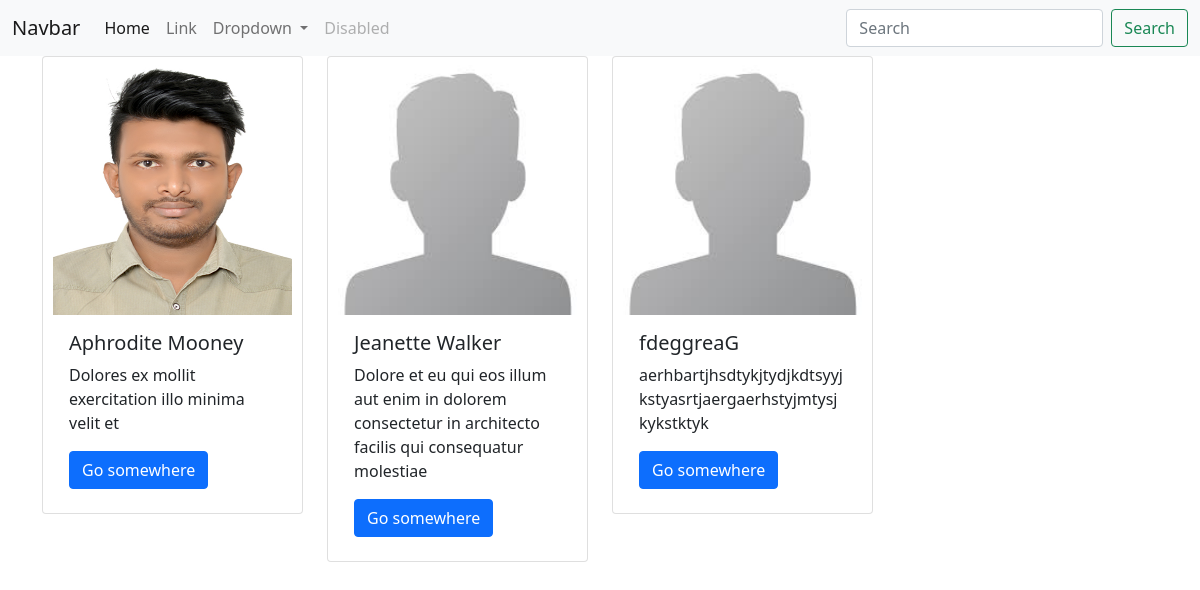
The page / on the database its author committed.
### App/models.py (models this page shows, shortened)
class Profile(models.Model):
    RELIGION = (
        ('Muslim', 'Muslim'),
        ('Hindu', 'Hindu'),
        ('Christian', 'Christian'),
        ('Bouddho', 'Bouddho'),
    )
    GENDER = (
        ('Male', 'Male'),
        ('Female', 'Female'),
        ('Others', 'Others'),
    )
    name = models.CharField(max_length=25, null=True, blank=True)
    image = models.ImageField(upload_to='Profile_pic/', default='default/def.jpg', blank=True, null=True)
    Email = models.EmailField(max_length=20, blank=True, null=True)
    age = models.PositiveIntegerField(blank=True, null=True)
    address = models.TextField(max_length=200, blank=True, null=True)
    phone_no = models.TextField(max_length=15, blank=True, null=True)
    date_of_birth = models.TextField(max_length=12, blank=True, null=True)
    religion = models.CharField(max_length=9, choices=RELIGION)
    gender = models.CharField(max_length=6, choices=GENDER)

### App/views.py (the view)
# urls.py: path('', First, name='first'),
def First(request):
    user_prof = Profile.objects.all()
    return render(request, 'first/First.html', locals())

### template/first/First.html (shortened to what this page needs)
<!DOCTYPE html>
<html lang="en">
{% load static %}
<head>
    <link rel="stylesheet" href="{% static 'all.css' %}">
</head>
<body>
<nav class="navbar navbar-expand-lg navbar-light bg-light">
    <div class="container-fluid">
        <a class="navbar-brand" href="#">Navbar</a>
        <div class="collapse navbar-collapse" id="navbarSupportedContent">
            <ul class="navbar-nav me-auto mb-2 mb-lg-0">
                <li class="nav-item">
                    <a class="nav-link active" aria-current="page" href="#">Home</a>
                </li>
                <li class="nav-item">
                    <a class="nav-link" href="#">Link</a>
                </li>
                <li class="nav-item dropdown">
                    <a class="nav-link dropdown-toggle" href="#" id="navbarDropdown" role="button"
                       data-bs-toggle="dropdown" aria-expanded="false">
                        Dropdown
                    </a>
                </li>
                <li class="nav-item">
                    <a class="nav-link disabled" href="#" tabindex="-1" aria-disabled="true">Disabled</a>
                </li>
            </ul>
            <form class="d-flex">
                <input class="form-control me-2" type="search" placeholder="Search" aria-label="Search">
                <button class="btn btn-outline-success" type="submit">Search</button>
            </form>
        </div>
    </div>
</nav>
{% block body %}
<div class="container">
    <div class="row">
        {% for i in user_prof %}
        <div class="col-lg-3">
            <div class="card" style="padding: 8px 10px ;">
                <img src="{{i.image.url}}" class="card-img-top" alt="..." width="100px" height="250px">
                <div class="card-body">
                    <h5 class="card-title">{{i.name}}</h5>
                    <p class="card-text">{{i.address}}</p>
                    <a href="#" class="btn btn-primary">Go somewhere</a>
                </div>
            </div>
        </div>
        {% endfor %}
    </div>
</div>
{% endblock %}
</body>
</html>

### rows shown on the page
Profile: image (picture), name "Aphrodite Mooney", address "Dolores ex mollit exercitation illo minima velit et"
Profile: image (picture), name "Jeanette Walker", address "Dolore et eu qui eos illum aut enim in dolorem consectetur in architecto facilis qui consequatur molestiae"
Profile: image (picture), name "fdeggreaG", address "aerhbartjhsdtykjtydjkdtsyyjkstyasrtjaergaerhstyjmtysjkykstktyk"
